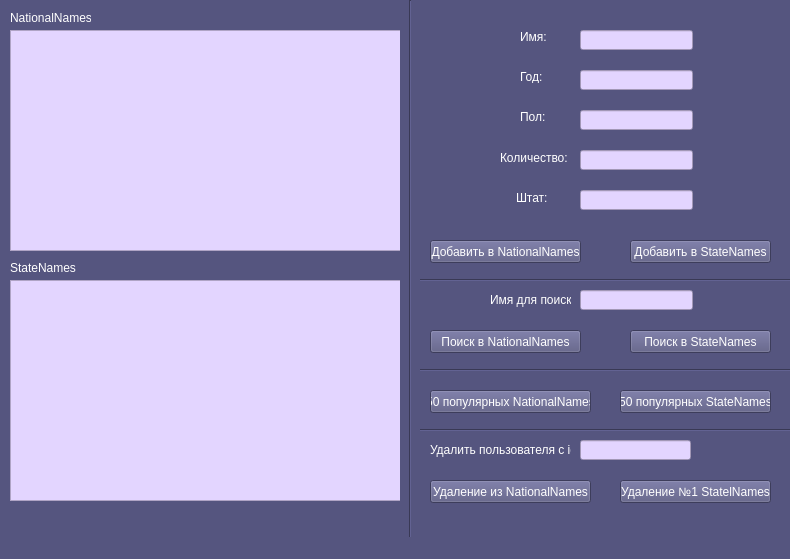
<?xml version="1.0" encoding="UTF-8"?>
<ui version="4.0">
 <class>MainWindow</class>
 <widget class="QMainWindow" name="MainWindow">
  <property name="geometry">
   <rect>
    <x>0</x>
    <y>0</y>
    <width>790</width>
    <height>559</height>
   </rect>
  </property>
  <property name="windowTitle">
   <string>baby</string>
  </property>
  <property name="styleSheet">
   <string notr="true">background-color: rgb(85, 85, 127);</string>
  </property>
  <widget class="QWidget" name="centralwidget">
   <widget class="QLabel" name="label">
    <property name="geometry">
     <rect>
      <x>10</x>
      <y>260</y>
      <width>81</width>
      <height>16</height>
     </rect>
    </property>
    <property name="styleSheet">
     <string notr="true">color: rgb(255, 255, 255);</string>
    </property>
    <property name="text">
     <string>StateNames</string>
    </property>
   </widget>
   <widget class="QLabel" name="label_2">
    <property name="geometry">
     <rect>
      <x>10</x>
      <y>10</y>
      <width>81</width>
      <height>16</height>
     </rect>
    </property>
    <property name="styleSheet">
     <string notr="true">color: rgb(255, 255, 255);</string>
    </property>
    <property name="text">
     <string>NationalNames</string>
    </property>
   </widget>
   <widget class="QPushButton" name="pushButton">
    <property name="geometry">
     <rect>
      <x>430</x>
      <y>240</y>
      <width>151</width>
      <height>23</height>
     </rect>
    </property>
    <property name="styleSheet">
     <string notr="true">color: rgb(255, 255, 255);</string>
    </property>
    <property name="text">
     <string>Добавить в NationalNames</string>
    </property>
   </widget>
   <widget class="QPushButton" name="pushButton_2">
    <property name="geometry">
     <rect>
      <x>630</x>
      <y>240</y>
      <width>141</width>
      <height>23</height>
     </rect>
    </property>
    <property name="styleSheet">
     <string notr="true">color: rgb(255, 255, 255);</string>
    </property>
    <property name="text">
     <string>Добавить в StateNames</string>
    </property>
   </widget>
   <widget class="QLineEdit" name="lineEdit">
    <property name="geometry">
     <rect>
      <x>580</x>
      <y>30</y>
      <width>113</width>
      <height>20</height>
     </rect>
    </property>
    <property name="styleSheet">
     <string notr="true">background-color: rgb(227, 213, 255);</string>
    </property>
   </widget>
   <widget class="QLineEdit" name="lineEdit_2">
    <property name="geometry">
     <rect>
      <x>580</x>
      <y>70</y>
      <width>113</width>
      <height>20</height>
     </rect>
    </property>
    <property name="styleSheet">
     <string notr="true">background-color: rgb(227, 213, 255);</string>
    </property>
   </widget>
   <widget class="QLineEdit" name="lineEdit_3">
    <property name="geometry">
     <rect>
      <x>580</x>
      <y>110</y>
      <width>113</width>
      <height>20</height>
     </rect>
    </property>
    <property name="styleSheet">
     <string notr="true">background-color: rgb(227, 213, 255);</string>
    </property>
   </widget>
   <widget class="QLineEdit" name="lineEdit_4">
    <property name="geometry">
     <rect>
      <x>580</x>
      <y>150</y>
      <width>113</width>
      <height>20</height>
     </rect>
    </property>
    <property name="styleSheet">
     <string notr="true">background-color: rgb(227, 213, 255);</string>
    </property>
   </widget>
   <widget class="QLineEdit" name="lineEdit_5">
    <property name="geometry">
     <rect>
      <x>580</x>
      <y>190</y>
      <width>113</width>
      <height>20</height>
     </rect>
    </property>
    <property name="styleSheet">
     <string notr="true">background-color: rgb(227, 213, 255);</string>
    </property>
   </widget>
   <widget class="QLabel" name="label_3">
    <property name="geometry">
     <rect>
      <x>520</x>
      <y>30</y>
      <width>47</width>
      <height>13</height>
     </rect>
    </property>
    <property name="styleSheet">
     <string notr="true">color: rgb(255, 255, 255);</string>
    </property>
    <property name="text">
     <string>Имя:</string>
    </property>
   </widget>
   <widget class="QLabel" name="label_4">
    <property name="geometry">
     <rect>
      <x>520</x>
      <y>70</y>
      <width>47</width>
      <height>13</height>
     </rect>
    </property>
    <property name="styleSheet">
     <string notr="true">color: rgb(255, 255, 255);</string>
    </property>
    <property name="text">
     <string>Год:</string>
    </property>
   </widget>
   <widget class="QLabel" name="label_5">
    <property name="geometry">
     <rect>
      <x>520</x>
      <y>110</y>
      <width>47</width>
      <height>13</height>
     </rect>
    </property>
    <property name="styleSheet">
     <string notr="true">color: rgb(255, 255, 255);</string>
    </property>
    <property name="text">
     <string>Пол:</string>
    </property>
   </widget>
   <widget class="QLabel" name="label_6">
    <property name="geometry">
     <rect>
      <x>500</x>
      <y>150</y>
      <width>71</width>
      <height>16</height>
     </rect>
    </property>
    <property name="styleSheet">
     <string notr="true">color: rgb(255, 255, 255);</string>
    </property>
    <property name="text">
     <string>Количество:</string>
    </property>
   </widget>
   <widget class="QLabel" name="label_7">
    <property name="geometry">
     <rect>
      <x>516</x>
      <y>190</y>
      <width>51</width>
      <height>16</height>
     </rect>
    </property>
    <property name="styleSheet">
     <string notr="true">color: rgb(255, 255, 255);</string>
    </property>
    <property name="text">
     <string>Штат:</string>
    </property>
   </widget>
   <widget class="QLabel" name="label_8">
    <property name="geometry">
     <rect>
      <x>490</x>
      <y>290</y>
      <width>81</width>
      <height>20</height>
     </rect>
    </property>
    <property name="styleSheet">
     <string notr="true">color: rgb(255, 255, 255);</string>
    </property>
    <property name="text">
     <string>Имя для поиска:</string>
    </property>
   </widget>
   <widget class="QLineEdit" name="lineEdit_6">
    <property name="geometry">
     <rect>
      <x>580</x>
      <y>290</y>
      <width>113</width>
      <height>20</height>
     </rect>
    </property>
    <property name="styleSheet">
     <string notr="true">background-color: rgb(227, 213, 255);</string>
    </property>
   </widget>
   <widget class="QPushButton" name="pushButton_5">
    <property name="geometry">
     <rect>
      <x>630</x>
      <y>330</y>
      <width>141</width>
      <height>23</height>
     </rect>
    </property>
    <property name="styleSheet">
     <string notr="true">color: rgb(255, 255, 255);</string>
    </property>
    <property name="text">
     <string>Поиск в StateNames</string>
    </property>
   </widget>
   <widget class="QPushButton" name="pushButton_6">
    <property name="geometry">
     <rect>
      <x>430</x>
      <y>330</y>
      <width>151</width>
      <height>23</height>
     </rect>
    </property>
    <property name="styleSheet">
     <string notr="true">color: rgb(255, 255, 255);</string>
    </property>
    <property name="text">
     <string>Поиск в NationalNames</string>
    </property>
   </widget>
   <widget class="QPushButton" name="pushButton_3">
    <property name="geometry">
     <rect>
      <x>430</x>
      <y>390</y>
      <width>161</width>
      <height>23</height>
     </rect>
    </property>
    <property name="styleSheet">
     <string notr="true">color: rgb(255, 255, 255);</string>
    </property>
    <property name="text">
     <string>50 популярных NationalNames</string>
    </property>
   </widget>
   <widget class="QPushButton" name="pushButton_4">
    <property name="geometry">
     <rect>
      <x>430</x>
      <y>480</y>
      <width>161</width>
      <height>23</height>
     </rect>
    </property>
    <property name="styleSheet">
     <string notr="true">color: rgb(255, 255, 255);</string>
    </property>
    <property name="text">
     <string>Удаление из NationalNames</string>
    </property>
   </widget>
   <widget class="QPushButton" name="pushButton_7">
    <property name="geometry">
     <rect>
      <x>620</x>
      <y>390</y>
      <width>151</width>
      <height>23</height>
     </rect>
    </property>
    <property name="styleSheet">
     <string notr="true">color: rgb(255, 255, 255);</string>
    </property>
    <property name="text">
     <string>50 популярных StateNames</string>
    </property>
   </widget>
   <widget class="QPushButton" name="pushButton_8">
    <property name="geometry">
     <rect>
      <x>620</x>
      <y>480</y>
      <width>151</width>
      <height>23</height>
     </rect>
    </property>
    <property name="styleSheet">
     <string notr="true">color: rgb(255, 255, 255);</string>
    </property>
    <property name="text">
     <string>Удаление №1 StatelNames</string>
    </property>
   </widget>
   <widget class="QListWidget" name="listWidget">
    <property name="geometry">
     <rect>
      <x>10</x>
      <y>280</y>
      <width>391</width>
      <height>221</height>
     </rect>
    </property>
    <property name="styleSheet">
     <string notr="true">background-color: rgb(227, 213, 255);</string>
    </property>
   </widget>
   <widget class="QListWidget" name="listWidget_2">
    <property name="geometry">
     <rect>
      <x>10</x>
      <y>30</y>
      <width>391</width>
      <height>221</height>
     </rect>
    </property>
    <property name="styleSheet">
     <string notr="true">background-color: rgb(227, 213, 255);</string>
    </property>
   </widget>
   <widget class="QLabel" name="label_9">
    <property name="geometry">
     <rect>
      <x>430</x>
      <y>440</y>
      <width>141</width>
      <height>20</height>
     </rect>
    </property>
    <property name="styleSheet">
     <string notr="true">color: rgb(255, 255, 255);</string>
    </property>
    <property name="text">
     <string>Удалить пользователя с id:</string>
    </property>
   </widget>
   <widget class="QLineEdit" name="lineEdit_7">
    <property name="geometry">
     <rect>
      <x>580</x>
      <y>440</y>
      <width>111</width>
      <height>20</height>
     </rect>
    </property>
    <property name="styleSheet">
     <string notr="true">background-color: rgb(227, 213, 255);</string>
    </property>
   </widget>
   <widget class="Line" name="line">
    <property name="geometry">
     <rect>
      <x>410</x>
      <y>270</y>
      <width>381</width>
      <height>20</height>
     </rect>
    </property>
    <property name="orientation">
     <enum>Qt::Horizontal</enum>
    </property>
   </widget>
   <widget class="Line" name="line_2">
    <property name="geometry">
     <rect>
      <x>400</x>
      <y>0</y>
      <width>20</width>
      <height>541</height>
     </rect>
    </property>
    <property name="orientation">
     <enum>Qt::Vertical</enum>
    </property>
   </widget>
   <widget class="Line" name="line_3">
    <property name="geometry">
     <rect>
      <x>420</x>
      <y>360</y>
      <width>371</width>
      <height>20</height>
     </rect>
    </property>
    <property name="orientation">
     <enum>Qt::Horizontal</enum>
    </property>
   </widget>
   <widget class="Line" name="line_4">
    <property name="geometry">
     <rect>
      <x>420</x>
      <y>420</y>
      <width>381</width>
      <height>20</height>
     </rect>
    </property>
    <property name="orientation">
     <enum>Qt::Horizontal</enum>
    </property>
   </widget>
  </widget>
  <widget class="QMenuBar" name="menubar">
   <property name="geometry">
    <rect>
     <x>0</x>
     <y>0</y>
     <width>790</width>
     <height>21</height>
    </rect>
   </property>
  </widget>
  <widget class="QStatusBar" name="statusbar"/>
 </widget>
 <resources/>
 <connections/>
</ui>
